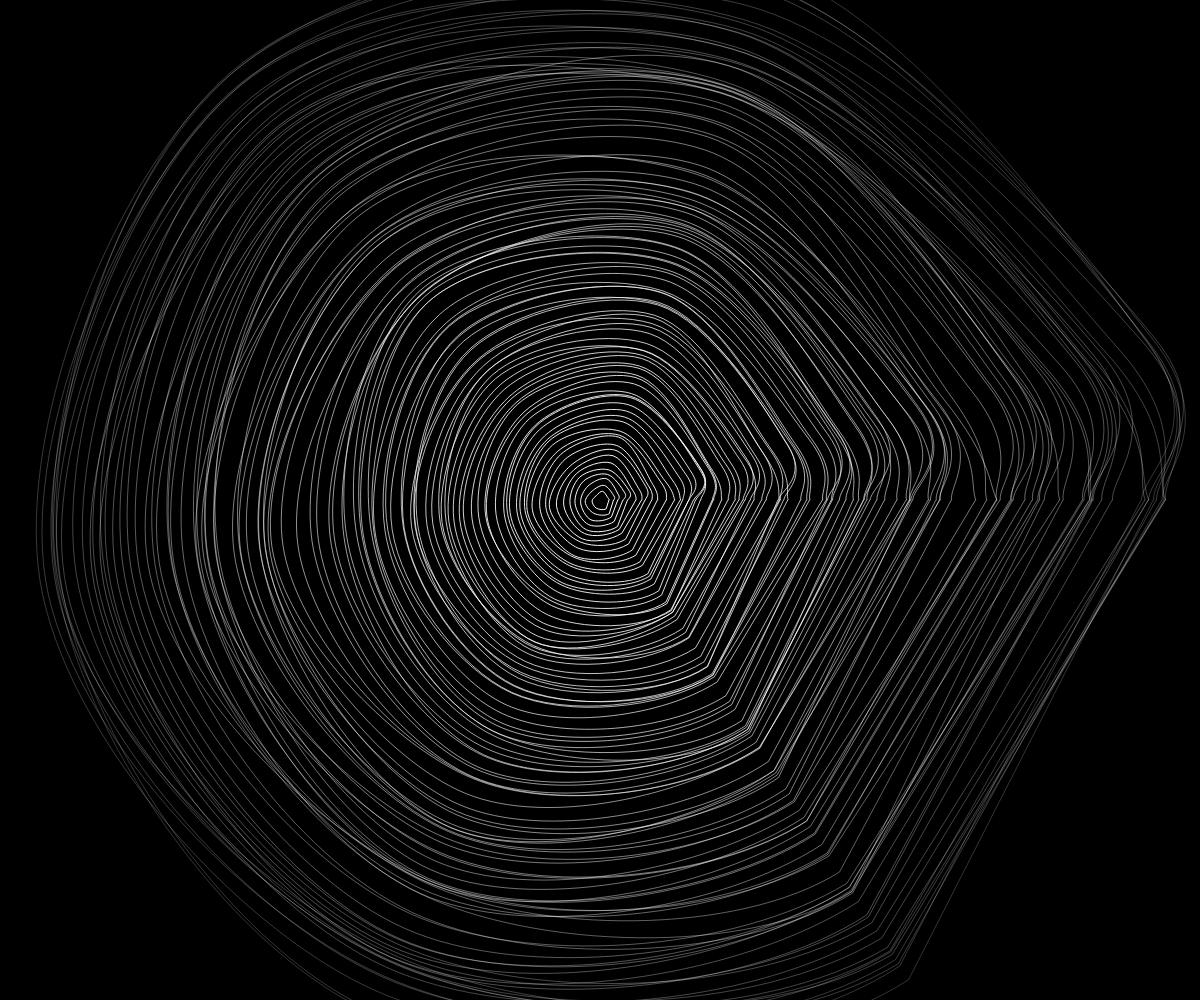
Frame 1 (no input)
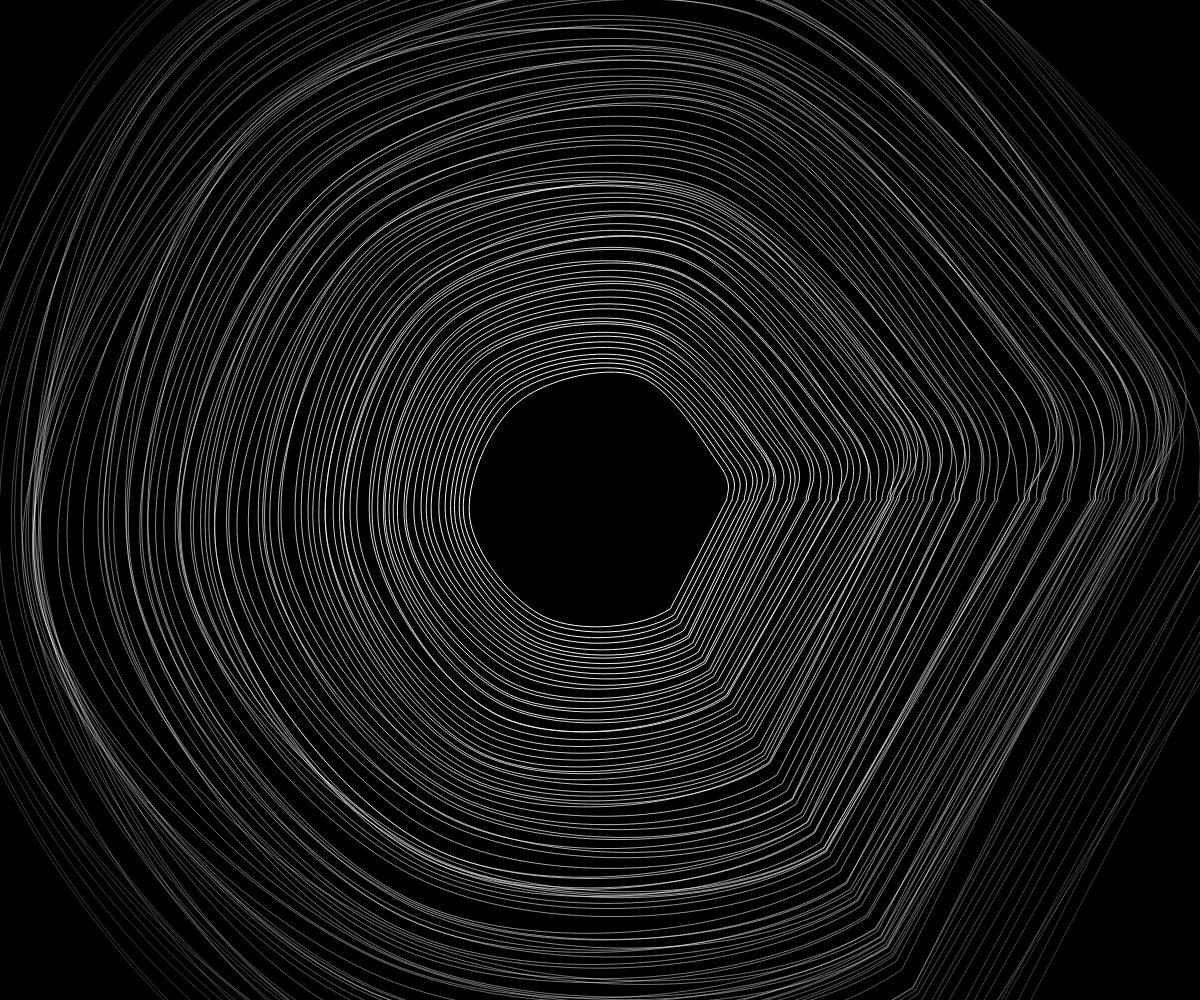
Frame 60 (no input)
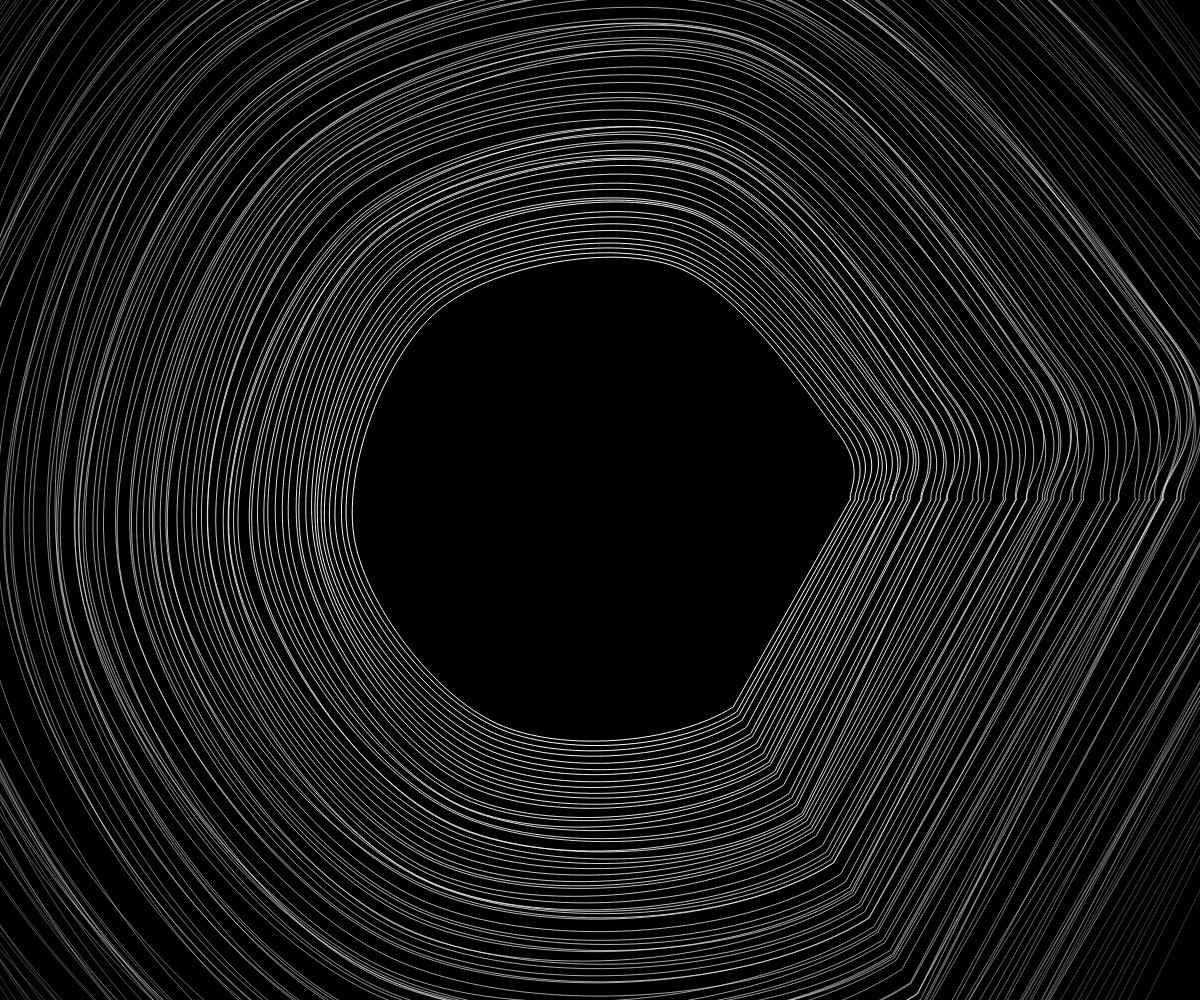
Frame 120 (the mouse pressed at the canvas centre since frame 60)

The p5.js sketch that drew these frames (run headless with seeded random() and noise() and a simulated clock; from frame 60 on, the mouse is pressed at the canvas centre):

// p5.js sketch
// ── sketch.js
var yoff = 50.0;


var min_radius = 1;
var max_radius = 500;


var angle_incr = 1;


var max_noise = 50;

function setup() {
  createCanvas(windowWidth, windowHeight);
  frameRate(30);
  
  
}

function draw() {
  background(0);
  translate(width / 2, height / 2);
  
  
  noiseDetail(10, 0.8);
  
  noFill();
  
  for (let radius = min_radius; radius < max_radius; radius += 5) {
    
    let alpha = map(radius, min_radius, max_radius, 255, 50);
    stroke(255, alpha);
    
    beginShape();
    for (let a = 0; a < TWO_PI; a += angle_incr) {
     
      let xoff = cos(a) + 1;
      let offset = map(noise(xoff, sin(a) + 1 + yoff), 0, 1, -max_noise, max_noise);
      
      
      let r = frameCount + radius + frameCount + (offset * map(radius, min_radius, max_radius, 0.1, 1));
      let x = r * cos(a);
      let y = r * sin(a);
      
      
      curveVertex(x,y);
    }
    endShape(CLOSE);
    
    yoff += 0.08;
  }
  
 
  
}
